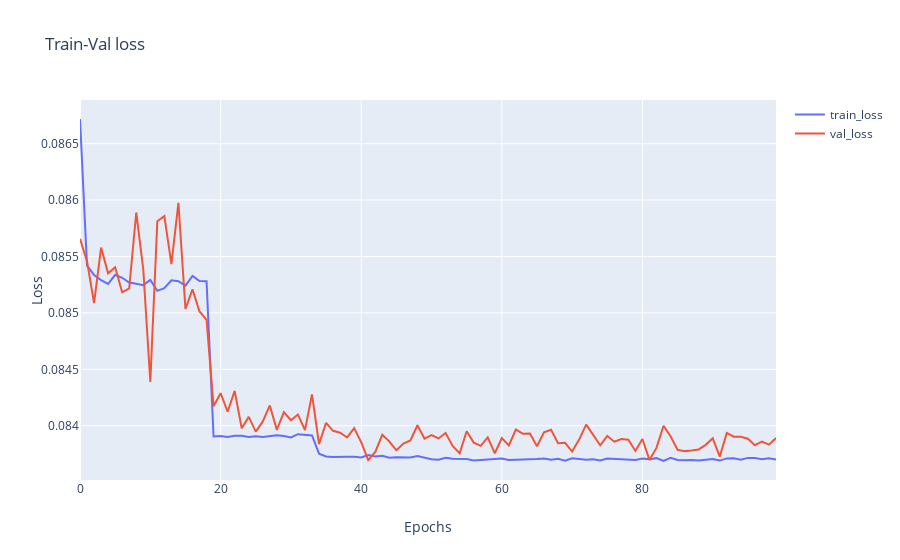

The notebook cell this image was saved under:
### Code cell
#print losses
train_losses = np.load(os.path.join('experiments',exp_id,'train_losses.npz'))['data']
eval_losses = np.load(os.path.join('experiments',exp_id,'val_losses.npz'))['data']
supercap_trainer.show_train_val_loss(train_losses, eval_losses)
